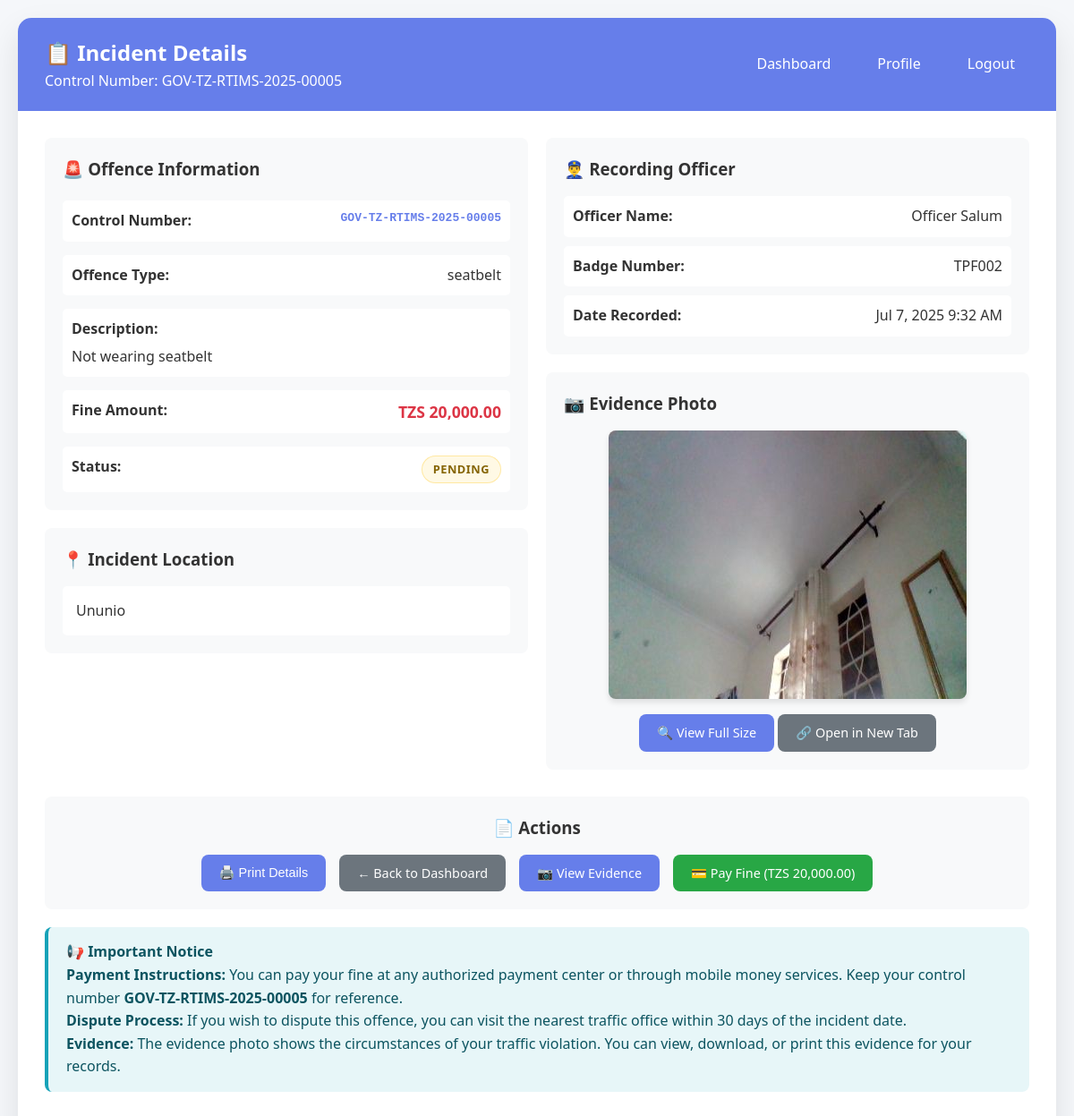
/user/view_incident.php?id=5 (signed in), run on the app's committed database.
### tables this page shows
CREATE TABLE `incidents` (
  `id` int(11) NOT NULL,
  `user_id` int(11) NOT NULL,
  `offence_id` int(11) NOT NULL,
  `officer_id` int(11) NOT NULL,
  `location` text NOT NULL,
  `image_path` varchar(255) DEFAULT NULL,
  `control_number` varchar(50) NOT NULL,
  `status` enum('Pending','Paid','Cancelled') DEFAULT 'Pending',
  `created_at` timestamp NOT NULL DEFAULT current_timestamp()
);

CREATE TABLE `offences` (
  `id` int(11) NOT NULL,
  `keyword` varchar(100) NOT NULL,
  `description` text NOT NULL,
  `amount_tzs` decimal(10,2) NOT NULL,
  `created_at` timestamp NOT NULL DEFAULT current_timestamp()
);

CREATE TABLE `officers` (
  `id` int(11) NOT NULL,
  `name` varchar(100) NOT NULL,
  `username` varchar(50) NOT NULL,
  `password` varchar(255) NOT NULL,
  `badge_number` varchar(50) NOT NULL,
  `created_at` timestamp NOT NULL DEFAULT current_timestamp()
);

### config/database.php (called while the page is built, shortened)
<?php
function formatCurrency($amount) {
    return 'TZS ' . number_format($amount, 2);
}
?>

### user/view_incident.php (the view, shortened to what this page needs)
<?php
require_once '../config/database.php';
$database = new Database();
$conn = $database->getConnection();
$incident_id = isset($_GET['id']) ? (int)$_GET['id'] : 0;
$incident_query = "SELECT i.*, o.description as offence_description, o.amount_tzs, o.keyword,
                          off.name as officer_name, off.badge_number
                   FROM incidents i
                   JOIN offences o ON i.offence_id = o.id
                   JOIN officers off ON i.officer_id = off.id
                   WHERE i.id = ? AND i.user_id = ?";
$incident_stmt = $conn->prepare($incident_query);
$incident_stmt->execute([$incident_id, $_SESSION['user_id']]);
$incident = $incident_stmt->fetch(PDO::FETCH_ASSOC);
$image_url = null;
if ($incident['image_path']) {
    $image_url = '../image_handler.php?img=' . urlencode($incident['image_path']) . '&incident=' . $incident_id;
}
?>
<!DOCTYPE html>
<html lang="en">
<head>
    <link rel="stylesheet" href="../assets/css/style.css">
</head>
<body>
    <div class="container">
        <div class="dashboard">
            <div class="dashboard-header">
                <div>
                    <h2>📋 Incident Details</h2>
                    <p>Control Number: <?php echo htmlspecialchars($incident['control_number']); ?></p>
                </div>
                <div class="dashboard-nav">
                    <a href="dashboard.php">Dashboard</a>
                    <a href="profile.php">Profile</a>
                    <a href="../auth/logout.php">Logout</a>
                </div>
            </div>
            <div class="dashboard-content">
                <div class="form-grid">
                    <div>
                        <div style="background: #f8f9fa; padding: 20px; border-radius: 8px; margin-bottom: 20px;">
                            <h3>🚨 Offence Information</h3>
                            <div style="display: grid; gap: 15px; margin-top: 20px;">
                                <div style="display: flex; justify-content: space-between; padding: 10px; background: white; border-radius: 5px;">
                                    <span><strong>Control Number:</strong></span>
                                    <span style="font-family: monospace; font-weight: bold; color: #667eea;"><?php echo htmlspecialchars($incident['control_number']); ?></span>
                                </div>
                                <div style="display: flex; justify-content: space-between; padding: 10px; background: white; border-radius: 5px;">
                                    <span><strong>Offence Type:</strong></span>
                                    <span><?php echo htmlspecialchars($incident['keyword']); ?></span>
                                </div>
                                <div style="padding: 10px; background: white; border-radius: 5px;">
                                    <strong>Description:</strong><br>
                                    <span style="margin-top: 5px; display: block;"><?php echo htmlspecialchars($incident['offence_description']); ?></span>
                                </div>
                                <div style="display: flex; justify-content: space-between; padding: 10px; background: white; border-radius: 5px;">
                                    <span><strong>Fine Amount:</strong></span>
                                    <span style="font-weight: bold; color: #dc3545; font-size: 1.1em;"><?php echo formatCurrency($incident['amount_tzs']); ?></span>
                                </div>
                                <div style="display: flex; justify-content: space-between; padding: 10px; background: white; border-radius: 5px;">
                                    <span><strong>Status:</strong></span>
                                    <span class="status-badge status-<?php echo strtolower($incident['status']); ?>">
                                        <?php echo $incident['status']; ?>
                                    </span>
                                </div>
                            </div>
                        </div>
                        <div style="background: #f8f9fa; padding: 20px; border-radius: 8px;">
                            <h3>📍 Incident Location</h3>
                            <div style="padding: 15px; background: white; border-radius: 5px; margin-top: 15px;">
                                <?php echo nl2br(htmlspecialchars($incident['location'])); ?>
                            </div>
                        </div>
                    </div>
                    <div>
                        <div style="background: #f8f9fa; padding: 20px; border-radius: 8px; margin-bottom: 20px;">
                            <h3>👮‍♂️ Recording Officer</h3>
                            <div style="display: grid; gap: 10px; margin-top: 15px;">
                                <div style="display: flex; justify-content: space-between; padding: 10px; background: white; border-radius: 5px;">
                                    <span><strong>Officer Name:</strong></span>
                                    <span><?php echo htmlspecialchars($incident['officer_name']); ?></span>
                                </div>
                                <div style="display: flex; justify-content: space-between; padding: 10px; background: white; border-radius: 5px;">
                                    <span><strong>Badge Number:</strong></span>
                                    <span><?php echo htmlspecialchars($incident['badge_number']); ?></span>
                                </div>
                                <div style="display: flex; justify-content: space-between; padding: 10px; background: white; border-radius: 5px;">
                                    <span><strong>Date Recorded:</strong></span>
                                    <span><?php echo date('M j, Y g:i A', strtotime($incident['created_at'])); ?></span>
                                </div>
                            </div>
                        </div>
                        <div style="background: #f8f9fa; padding: 20px; border-radius: 8px;">
                            <h3>📷 Evidence Photo</h3>
                            <?php if ($incident['image_path']): ?>
                                <?php
                                $image_url = '/uploads/' . $incident['image_path'];
                                $image_exists = file_exists($_SERVER['DOCUMENT_ROOT'] . $image_url);
                                ?>
                                <div style="text-align: center; margin-top: 15px;">
                                    <?php if ($image_exists): ?>
                                        <img src="<?php echo $image_url; ?>"
                                             alt="Evidence Photo"
                                             style="max-width: 100%; max-height: 300px; border-radius: 8px; box-shadow: 0 4px 6px rgba(0,0,0,0.1); cursor: pointer;"
                                             onclick="window.open('<?php echo $image_url; ?>', '_blank')"
                                             onerror="this.style.display='none'; this.nextElementSibling.style.display='block';">
                                        <br>
                                        <div style="margin-top: 10px;">
                                            <a href="view_evidence.php?id=<?php echo $incident['id']; ?>" class="btn btn-primary">🔍 View Full Size</a>
                                            <a href="<?php echo $image_url; ?>" target="_blank" class="btn btn-secondary">🔗 Open in New Tab</a>
                                        </div>
                                    <?php endif; ?>
                                </div>
                            <?php endif; ?>
                        </div>
                    </div>
                </div>
                <div style="text-align: center; margin-top: 30px; padding: 20px; background: #f8f9fa; border-radius: 8px;">
                    <h3>📄 Actions</h3>
                    <div style="display: flex; gap: 15px; justify-content: center; margin-top: 15px; flex-wrap: wrap;">
                        <button onclick="window.print()" class="btn btn-primary">🖨️ Print Details</button>
                        <a href="dashboard.php" class="btn btn-secondary">← Back to Dashboard</a>
                        <?php if ($image_url): ?>
                            <a href="view_evidence.php?id=<?php echo $incident['id']; ?>" class="btn btn-primary">📷 View Evidence</a>
                        <?php endif; ?>
                        <?php if ($incident['status'] == 'Pending'): ?>
                            <a href="pay_fine.php?id=<?php echo $incident['id']; ?>" class="btn btn-success">💳 Pay Fine (<?php echo formatCurrency($incident['amount_tzs']); ?>)</a>
                        <?php elseif ($incident['status'] == 'Paid'): ?>
                            <span class="btn btn-success" style="opacity: 0.7; cursor: not-allowed;">✅ Fine Paid</span>
                        <?php endif; ?>
                    </div>
                </div>
                <div class="alert alert-info" style="margin-top: 20px;">
                    <h4>📢 Important Notice</h4>
                    <p><strong>Payment Instructions:</strong> You can pay your fine at any authorized payment center or through mobile money services. Keep your control number <strong><?php echo htmlspecialchars($incident['control_number']); ?></strong> for reference.</p>
                    <p><strong>Dispute Process:</strong> If you wish to dispute this offence, you can visit the nearest traffic office within 30 days of the incident date.</p>
                    <?php if ($image_url): ?>
                        <p><strong>Evidence:</strong> The evidence photo shows the circumstances of your traffic violation. You can view, download, or print this evidence for your records.</p>
                    <?php endif; ?>
                </div>
            </div>
        </div>
    </div>
</body>
</html>

### assets/css/style.css (style rules this page uses)
* { margin: 0; padding: 0; box-sizing: border-box; }
:root { --primary-color: #667eea; --primary-dark: #5a6fd8; --secondary-color: #6c757d; --success-color: #28a745; --warning-color: #ffc107; --danger-color: #dc3545; --info-color: #17a2b8; --light-color: #f8f9fa; --dark-color: #343a40; --white: #ffffff; --border-color: #e1e5e9; --text-color: #333; --text-muted: #6c757d; --sidebar-width: 280px; --header-height: 70px; --border-radius: 8px; --box-shadow: 0 2px 10px rgba(0, 0, 0, 0.1); --transition: all 0.3s ease; }
body { font-family: "Segoe UI", Tahoma, Geneva, Verdana, sans-serif; background: #f5f7fa; color: var(--text-color); line-height: 1.6; }
.form-grid { display: grid; grid-template-columns: repeat(auto-fit, minmax(300px, 1fr)); gap: 20px; }
.btn { display: inline-flex; align-items: center; justify-content: center; padding: 10px 20px; border: none; border-radius: var(--border-radius); font-size: 0.9rem; font-weight: 500; text-decoration: none; cursor: pointer; transition: var(--transition); line-height: 1.5; gap: 8px; }
.btn-primary { background: var(--primary-color); color: white; }
.btn-secondary { background: var(--secondary-color); color: white; }
.btn-success { background: var(--success-color); color: white; }
.status-badge { display: inline-flex; align-items: center; padding: 4px 12px; border-radius: 20px; font-size: 0.8rem; font-weight: 600; text-transform: uppercase; letter-spacing: 0.5px; }
.status-pending { background: rgba(255, 193, 7, 0.1); color: #856404; border: 1px solid rgba(255, 193, 7, 0.3); }
.alert { padding: 15px 20px; margin-bottom: 20px; border-radius: var(--border-radius); border-left: 4px solid; font-weight: 500; }
.alert-info { background: rgba(23, 162, 184, 0.1); color: #0c5460; border-left-color: var(--info-color); }
.container { max-width: 1200px; margin: 0 auto; padding: 20px; }
.dashboard { background: white; border-radius: 15px; box-shadow: 0 15px 35px rgba(0, 0, 0, 0.1); overflow: hidden; }
.dashboard-header { background: var(--primary-color); color: white; padding: 20px 30px; display: flex; justify-content: space-between; align-items: center; }
.dashboard-nav { display: flex; gap: 20px; }
.dashboard-nav a { color: white; text-decoration: none; padding: 8px 16px; border-radius: 5px; transition: var(--transition); }
.dashboard-content { padding: 30px; }

### data on the page
incidents: control_number "GOV-TZ-RTIMS-2025-00005", offence.keyword "seatbelt", offence.description "Not wearing seatbelt", offence.amount_tzs "TZS 20,000.00", status "PENDING", location "Ununio", officer.name "Officer Salum", officer.badge_number "TPF002", created_at "Jul 7, 2025 9:32 AM", image_path (picture)
